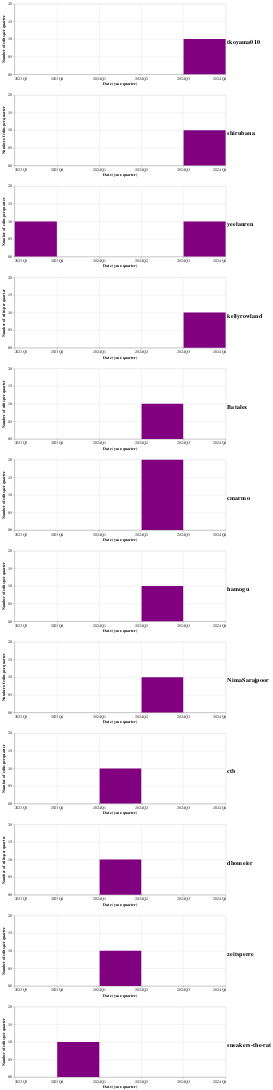

Notebook cell for this chart:
### Code cell
charts = [
    alt.Chart(edits.loc[edits.editor == editor])
    .mark_bar(color="purple")
    .encode(
        x=alt.X("yearquarter(Date):T"),
        y=alt.Y("count(package_name)", title="Number of edits per quarter"),
        tooltip=["yearquarter(Date)", "count(package_name)"],
    )
    .properties(
        title=alt.TitleParams(text=f"{editor}", fontSize=18, orient="right", angle=0, align="right"),
        width=600,
        height=200,
    )
    for editor in editors
]

full_chart = alt.vconcat(*charts).resolve_scale(x="shared", y="shared")
full_chart.show()

### Figure 1 — Vega-Lite specification as saved in the notebook (floating-point values rounded to 4 significant figures)
{"config": {"view": {"continuousWidth": 300, "continuousHeight": 300}}, "vconcat": [{"data": {"name": "data-aebad3a83a86a014a68b5d4f46ae7c8b"}, "mark": {"type": "bar", "color": "purple"}, "encoding": {"tooltip": [{"field": "Date", "timeUnit": "yearquarter", "type": "temporal"}, {"aggregate": "count", "field": "package_name", "type": "nominal"}], "x": {"field": "Date", "timeUnit": "yearquarter", "type": "temporal"}, "y": {"aggregate": "count", "field": "package_name", "title": "Number of edits per quarter", "type": "nominal"}}, "height": 200, "title": {"text": "tkoyama010", "align": "right", "angle": 0, "fontSize": 18, "orient": "right"}, "width": 600}, {"data": {"name": "data-436277d7f7650f644b9528f80d37af53"}, "mark": {"type": "bar", "color": "purple"}, "encoding": {"tooltip": [{"field": "Date", "timeUnit": "yearquarter", "type": "temporal"}, {"aggregate": "count", "field": "package_name", "type": "nominal"}], "x": {"field": "Date", "timeUnit": "yearquarter", "type": "temporal"}, "y": {"aggregate": "count", "field": "package_name", "title": "Number of edits per quarter", "type": "nominal"}}, "height": 200, "title": {"text": "shirubana", "align": "right", "angle": 0, "fontSize": 18, "orient": "right"}, "width": 600}, {"data": {"name": "data-000bfd56e081576c9263ab1042b03a44"}, "mark": {"type": "bar", "color": "purple"}, "encoding": {"tooltip": [{"field": "Date", "timeUnit": "yearquarter", "type": "temporal"}, {"aggregate": "count", "field": "package_name", "type": "nominal"}], "x": {"field": "Date", "timeUnit": "yearquarter", "type": "temporal"}, "y": {"aggregate": "count", "field": "package_name", "title": "Number of edits per quarter", "type": "nominal"}}, "height": 200, "title": {"text": "yeelauren", "align": "right", "angle": 0, "fontSize": 18, "orient": "right"}, "width": 600}, {"data": {"name": "data-3edcffdc8417335db522ee11c293f607"}, "mark": {"type": "bar", "color": "purple"}, "encoding": {"tooltip": [{"field": "Date", "timeUnit": "yearquarter", "type": "temporal"}, {"aggregate": "count", "field": "package_name", "type": "nominal"}], "x": {"field": "Date", "timeUnit": "yearquarter", "type": "temporal"}, "y": {"aggregate": "count", "field": "package_name", "title": "Number of edits per quarter", "type": "nominal"}}, "height": 200, "title": {"text": "kellyrowland", "align": "right", "angle": 0, "fontSize": 18, "orient": "right"}, "width": 600}, {"data": {"name": "data-59e67ce9f5fec9a092b2d399f26f491e"}, "mark": {"type": "bar", "color": "purple"}, "encoding": {"tooltip": [{"field": "Date", "timeUnit": "yearquarter", "type": "temporal"}, {"aggregate": "count", "field": "package_name", "type": "nominal"}], "x": {"field": "Date", "timeUnit": "yearquarter", "type": "temporal"}, "y": {"aggregate": "count", "field": "package_name", "title": "Number of edits per quarter", "type": "nominal"}}, "height": 200, "title": {"text": "Batalex", "align": "right", "angle": 0, "fontSize": 18, "orient": "right"}, "width": 600}, {"data": {"name": "data-a0d76d74b87c4d59d6fd64be3bce283b"}, "mark": {"type": "bar", "color": "purple"}, "encoding": {"tooltip": [{"field": "Date", "timeUnit": "yearquarter", "type": "temporal"}, {"aggregate": "count", "field": "package_name", "type": "nominal"}], "x": {"field": "Date", "timeUnit": "yearquarter", "type": "temporal"}, "y": {"aggregate": "count", "field": "package_name", "title": "Number of edits per quarter", "type": "nominal"}}, "height": 200, "title": {"text": "cmarmo", "align": "right", "angle": 0, "fontSize": 18, "orient": "right"}, "width": 600}, {"data": {"name": "data-16a20c4d31fe6a054a8e48054000eadb"}, "mark": {"type": "bar", "color": "purple"}, "encoding": {"tooltip": [{"field": "Date", "timeUnit": "yearquarter", "type": "temporal"}, {"aggregate": "count", "field": "package_name", "type": "nominal"}], "x": {"field": "Date", "timeUnit": "yearquarter", "type": "temporal"}, "y": {"aggregate": "count", "field": "package_name", "title": "Number of edits per quarter", "type": "nominal"}}, "height": 200, "title": {"text": "hamogu", "align": "right", "angle": 0, "fontSize": 18, "orient": "right"}, "width": 600}, {"data": {"name": "data-53b02df63da74c17b8c3d4afc3f980ca"}, "mark": {"type": "bar", "color": "purple"}, "encoding": {"tooltip": [{"field": "Date", "timeUnit": "yearquarter", "type": "temporal"}, {"aggregate": "count", "field": "package_name", "type": "nominal"}], "x": {"field": "Date", "timeUnit": "yearquarter", "type": "temporal"}, "y": {"aggregate": "count", "field": "package_name", "title": "Number of edits per quarter", "type": "nominal"}}, "height": 200, "title": {"text": "NimaSarajpoor", "align": "right", "angle": 0, "fontSize": 18, "orient": "right"}, "width": 600}, {"data": {"name": "data-7d3267e1eeea0f6c450958f2f2635467"}, "mark": {"type": "bar", "color": "purple"}, "encoding": {"tooltip": [{"field": "Date", "timeUnit": "yearquarter", "type": "temporal"}, {"aggregate": "count", "field": "package_name", "type": "nominal"}], "x": {"field": "Date", "timeUnit": "yearquarter", "type": "temporal"}, "y": {"aggregate": "count", "field": "package_name", "title": "Number of edits per quarter", "type": "nominal"}}, "height": 200, "title": {"text": "ctb", "align": "right", "angle": 0, "fontSize": 18, "orient": "right"}, "width": 600}, {"data": {"name": "data-eea1830e92f1b4d7a571bbb42dd79b71"}, "mark": {"type": "bar", "color": "purple"}, "encoding": {"tooltip": [{"field": "Date", "timeUnit": "yearquarter", "type": "temporal"}, {"aggregate": "count", "field": "package_name", "type": "nominal"}], "x": {"field": "Date", "timeUnit": "yearquarter", "type": "temporal"}, "y": {"aggregate": "count", "field": "package_name", "title": "Number of edits per quarter", "type": "nominal"}}, "height": 200, "title": {"text": "dhomeier", "align": "right", "angle": 0, "fontSize": 18, "orient": "right"}, "width": 600}, {"data": {"name": "data-6db5e42ab421300339526d9a9e19b4cc"}, "mark": {"type": "bar", "color": "purple"}, "encoding": {"tooltip": [{"field": "Date", "timeUnit": "yearquarter", "type": "temporal"}, {"aggregate": "count", "field": "package_name", "type": "nominal"}], "x": {"field": "Date", "timeUnit": "yearquarter", "type": "temporal"}, "y": {"aggregate": "count", "field": "package_name", "title": "Number of edits per quarter", "type": "nominal"}}, "height": 200, "title": {"text": "zeitsperre", "align": "right", "angle": 0, "fontSize": 18, "orient": "right"}, "width": 600}, {"data": {"name": "data-778dd271cb93b6835f59544a2bebb88e"}, "mark": {"type": "bar", "color": "purple"}, "encoding": {"tooltip": [{"field": "Date", "timeUnit": "yearquarter", "type": "temporal"}, {"aggregate": "count", "field": "package_name", "type": "nominal"}], "x": {"field": "Date", "timeUnit": "yearquarter", "type": "temporal"}, "y": {"aggregate": "count", "field": "package_name", "title": "Number of edits per quarter", "type": "nominal"}}, "height": 200, "title": {"text": "sneakers-the-rat", "align": "right", "angle": 0, "fontSize": 18, "orient": "right"}, "width": 600}], "resolve": {"scale": {"x": "shared", "y": "shared"}}, "$schema": "https://vega.github.io/schema/vega-lite/v5.20.1.json", "datasets": {"data-aebad3a83a86a014a68b5d4f46ae7c8b": [{"package_name": "FElupe", "Date": "2024-09-14T22:37:44+00:00", "date_closed": "", "editor": "tkoyama010", "labels": ["1/editor-assigned"]}], "data-436277d7f7650f644b9528f80d37af53": [{"package_name": "Solar Data Tools", "Date": "2024-08-17T06:30:02+00:00", "date_closed": "", "editor": "shirubana", "labels": ["2/seeking-reviewers"]}], "data-000bfd56e081576c9263ab1042b03a44": [{"package_name": "BlackMarblePy", "Date": "2024-07-18T14:15:11+00:00", "date_closed": "", "editor": "yeelauren", "labels": ["3/reviewers-assigned"]}, {"package_name": "GemGIS", "Date": "2023-08-08T07:11:59+00:00", "date_closed": "", "editor": "yeelauren", "labels": ["4/reviews-in-awaiting-changes", "⌛ pending-maintainer-response", "on-hold"]}], "data-3edcffdc8417335db522ee11c293f607": [{"package_name": "MontePy", "Date": "2024-07-01T21:04:05+00:00", "date_closed": "", "editor": "kellyrowland", "labels": ["3/reviewers-assigned"]}], "data-59e67ce9f5fec9a092b2d399f26f491e": [{"package_name": "Great Tables", "Date": "2024-06-14T19:55:59+00:00", "date_closed": "", "editor": "Batalex", "labels": ["3/reviewers-assigned"]}], "data-a0d76d74b87c4d59d6fd64be3bce283b": [{"package_name": "Fluidimage", "Date": "2024-05-30T12:53:48+00:00", "date_closed": "", "editor": "cmarmo", "labels": ["3/reviewers-assigned"]}, {"package_name": "PyPartMC", "Date": "2024-05-03T18:22:59+00:00", "date_closed": "", "editor": "cmarmo", "labels": ["3/reviewers-assigned"]}], "data-16a20c4d31fe6a054a8e48054000eadb": [{"package_name": "astrodata", "Date": "2024-05-13T23:48:03+00:00", "date_closed": "", "editor": "hamogu", "labels": ["5/awaiting-reviewer-response", "astropy"]}], "data-53b02df63da74c17b8c3d4afc3f980ca": [{"package_name": "AMS", "Date": "2024-04-22T01:37:56+00:00", "date_closed": "", "editor": "NimaSarajpoor", "labels": ["3/reviewers-assigned"]}], "data-7d3267e1eeea0f6c450958f2f2635467": [{"package_name": "plot_phylo", "Date": "2024-02-22T11:55:59+00:00", "date_closed": "", "editor": "ctb", "labels": ["4/reviews-in-awaiting-changes"]}], "data-eea1830e92f1b4d7a571bbb42dd79b71": [{"package_name": "PetroFit", "Date": "2024-02-16T22:46:47+00:00", "date_closed": "", "editor": "dhomeier", "labels": ["5/awaiting-reviewer-response", "astropy"]}], "data-6db5e42ab421300339526d9a9e19b4cc": [{"package_name": "disdrodb", "Date": "2024-01-18T17:25:28+00:00", "date_closed": "", "editor": "zeitsperre", "labels": ["1/editor-assigned"]}], "data-778dd271cb93b6835f59544a2bebb88e": [{"package_name": "Plenoptic", "Date": "2023-11-17T20:39:40+00:00", "date_closed": "", "editor": "sneakers-the-rat", "labels": ["3/reviewers-assigned", "⌛ pending-maintainer-response"]}]}}
